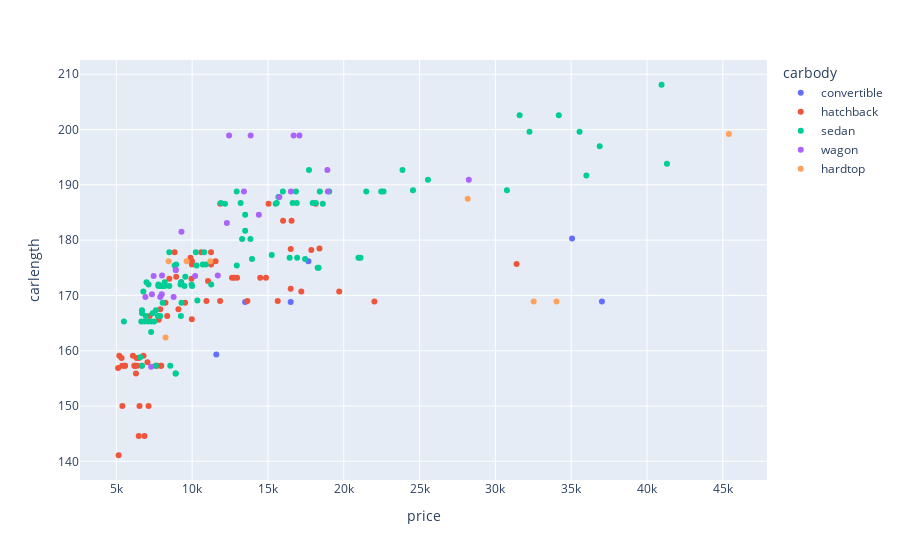

Notebook code for this chart:
### Code cell
px.scatter(car,x='price',y='carlength',color='carbody')
